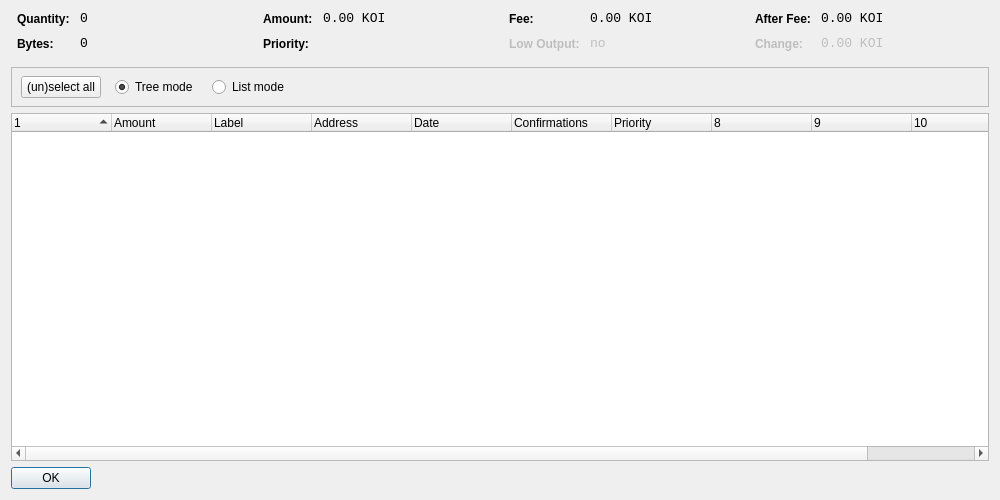
<?xml version="1.0" encoding="UTF-8"?>
<ui version="4.0">
 <class>CoinControlDialog</class>
 <widget class="QDialog" name="CoinControlDialog">
  <property name="geometry">
   <rect>
    <x>0</x>
    <y>0</y>
    <width>1000</width>
    <height>500</height>
   </rect>
  </property>
  <property name="windowTitle">
   <string>Coin Control</string>
  </property>
  <layout class="QVBoxLayout" name="verticalLayout">
   <item>
    <layout class="QHBoxLayout" name="horizontalLayoutTop" stretch="0,0,0,0">
     <property name="topMargin">
      <number>0</number>
     </property>
     <property name="bottomMargin">
      <number>10</number>
     </property>
     <item>
      <layout class="QFormLayout" name="formLayoutCoinControl1">
       <property name="horizontalSpacing">
        <number>10</number>
       </property>
       <property name="verticalSpacing">
        <number>10</number>
       </property>
       <property name="leftMargin">
        <number>6</number>
       </property>
       <property name="rightMargin">
        <number>6</number>
       </property>
       <item row="0" column="0">
        <widget class="QLabel" name="labelCoinControlQuantityText">
         <property name="styleSheet">
          <string notr="true">font-weight:bold;</string>
         </property>
         <property name="text">
          <string>Quantity:</string>
         </property>
        </widget>
       </item>
       <item row="0" column="1">
        <widget class="QLabel" name="labelCoinControlQuantity">
         <property name="font">
          <font>
           <family>Monospace</family>
           <pointsize>10</pointsize>
          </font>
         </property>
         <property name="cursor">
          <cursorShape>IBeamCursor</cursorShape>
         </property>
         <property name="contextMenuPolicy">
          <enum>Qt::ActionsContextMenu</enum>
         </property>
         <property name="text">
          <string notr="true">0</string>
         </property>
         <property name="textInteractionFlags">
          <set>Qt::LinksAccessibleByMouse|Qt::TextSelectableByKeyboard|Qt::TextSelectableByMouse</set>
         </property>
        </widget>
       </item>
       <item row="1" column="0">
        <widget class="QLabel" name="labelCoinControlBytesText">
         <property name="styleSheet">
          <string notr="true">font-weight:bold;</string>
         </property>
         <property name="text">
          <string>Bytes:</string>
         </property>
        </widget>
       </item>
       <item row="1" column="1">
        <widget class="QLabel" name="labelCoinControlBytes">
         <property name="font">
          <font>
           <family>Monospace</family>
           <pointsize>10</pointsize>
          </font>
         </property>
         <property name="cursor">
          <cursorShape>IBeamCursor</cursorShape>
         </property>
         <property name="contextMenuPolicy">
          <enum>Qt::ActionsContextMenu</enum>
         </property>
         <property name="text">
          <string notr="true">0</string>
         </property>
         <property name="textInteractionFlags">
          <set>Qt::LinksAccessibleByMouse|Qt::TextSelectableByKeyboard|Qt::TextSelectableByMouse</set>
         </property>
        </widget>
       </item>
      </layout>
     </item>
     <item>
      <layout class="QFormLayout" name="formLayoutCoinControl2">
       <property name="horizontalSpacing">
        <number>10</number>
       </property>
       <property name="verticalSpacing">
        <number>10</number>
       </property>
       <property name="leftMargin">
        <number>6</number>
       </property>
       <property name="rightMargin">
        <number>6</number>
       </property>
       <item row="0" column="0">
        <widget class="QLabel" name="labelCoinControlAmountText">
         <property name="styleSheet">
          <string notr="true">font-weight:bold;</string>
         </property>
         <property name="text">
          <string>Amount:</string>
         </property>
        </widget>
       </item>
       <item row="0" column="1">
        <widget class="QLabel" name="labelCoinControlAmount">
         <property name="font">
          <font>
           <family>Monospace</family>
           <pointsize>10</pointsize>
          </font>
         </property>
         <property name="cursor">
          <cursorShape>IBeamCursor</cursorShape>
         </property>
         <property name="contextMenuPolicy">
          <enum>Qt::ActionsContextMenu</enum>
         </property>
         <property name="text">
          <string notr="true">0.00 KOI</string>
         </property>
         <property name="textInteractionFlags">
          <set>Qt::LinksAccessibleByMouse|Qt::TextSelectableByKeyboard|Qt::TextSelectableByMouse</set>
         </property>
        </widget>
       </item>
       <item row="1" column="0">
        <widget class="QLabel" name="labelCoinControlPriorityText">
         <property name="styleSheet">
          <string notr="true">font-weight:bold;</string>
         </property>
         <property name="text">
          <string>Priority:</string>
         </property>
        </widget>
       </item>
       <item row="1" column="1">
        <widget class="QLabel" name="labelCoinControlPriority">
         <property name="font">
          <font>
           <family>Monospace</family>
           <pointsize>10</pointsize>
          </font>
         </property>
         <property name="cursor">
          <cursorShape>IBeamCursor</cursorShape>
         </property>
         <property name="contextMenuPolicy">
          <enum>Qt::ActionsContextMenu</enum>
         </property>
         <property name="text">
          <string/>
         </property>
         <property name="textInteractionFlags">
          <set>Qt::LinksAccessibleByMouse|Qt::TextSelectableByKeyboard|Qt::TextSelectableByMouse</set>
         </property>
        </widget>
       </item>
      </layout>
     </item>
     <item>
      <layout class="QFormLayout" name="formLayoutCoinControl3">
       <property name="horizontalSpacing">
        <number>10</number>
       </property>
       <property name="verticalSpacing">
        <number>10</number>
       </property>
       <property name="leftMargin">
        <number>6</number>
       </property>
       <property name="rightMargin">
        <number>6</number>
       </property>
       <item row="0" column="0">
        <widget class="QLabel" name="labelCoinControlFeeText">
         <property name="styleSheet">
          <string notr="true">font-weight:bold;</string>
         </property>
         <property name="text">
          <string>Fee:</string>
         </property>
        </widget>
       </item>
       <item row="0" column="1">
        <widget class="QLabel" name="labelCoinControlFee">
         <property name="font">
          <font>
           <family>Monospace</family>
           <pointsize>10</pointsize>
          </font>
         </property>
         <property name="cursor">
          <cursorShape>IBeamCursor</cursorShape>
         </property>
         <property name="contextMenuPolicy">
          <enum>Qt::ActionsContextMenu</enum>
         </property>
         <property name="text">
          <string notr="true">0.00 KOI</string>
         </property>
         <property name="textInteractionFlags">
          <set>Qt::LinksAccessibleByMouse|Qt::TextSelectableByKeyboard|Qt::TextSelectableByMouse</set>
         </property>
        </widget>
       </item>
       <item row="1" column="0">
        <widget class="QLabel" name="labelCoinControlLowOutputText">
         <property name="enabled">
          <bool>false</bool>
         </property>
         <property name="styleSheet">
          <string notr="true">font-weight:bold;</string>
         </property>
         <property name="text">
          <string>Low Output:</string>
         </property>
        </widget>
       </item>
       <item row="1" column="1">
        <widget class="QLabel" name="labelCoinControlLowOutput">
         <property name="enabled">
          <bool>false</bool>
         </property>
         <property name="font">
          <font>
           <family>Monospace</family>
           <pointsize>10</pointsize>
          </font>
         </property>
         <property name="cursor">
          <cursorShape>IBeamCursor</cursorShape>
         </property>
         <property name="contextMenuPolicy">
          <enum>Qt::ActionsContextMenu</enum>
         </property>
         <property name="text">
          <string notr="true">no</string>
         </property>
         <property name="textInteractionFlags">
          <set>Qt::LinksAccessibleByMouse|Qt::TextSelectableByKeyboard|Qt::TextSelectableByMouse</set>
         </property>
        </widget>
       </item>
      </layout>
     </item>
     <item>
      <layout class="QFormLayout" name="formLayoutCoinControl4">
       <property name="horizontalSpacing">
        <number>10</number>
       </property>
       <property name="verticalSpacing">
        <number>10</number>
       </property>
       <property name="leftMargin">
        <number>6</number>
       </property>
       <property name="rightMargin">
        <number>6</number>
       </property>
       <item row="0" column="0">
        <widget class="QLabel" name="labelCoinControlAfterFeeText">
         <property name="styleSheet">
          <string notr="true">font-weight:bold;</string>
         </property>
         <property name="text">
          <string>After Fee:</string>
         </property>
        </widget>
       </item>
       <item row="0" column="1">
        <widget class="QLabel" name="labelCoinControlAfterFee">
         <property name="font">
          <font>
           <family>Monospace</family>
           <pointsize>10</pointsize>
          </font>
         </property>
         <property name="cursor">
          <cursorShape>IBeamCursor</cursorShape>
         </property>
         <property name="contextMenuPolicy">
          <enum>Qt::ActionsContextMenu</enum>
         </property>
         <property name="text">
          <string notr="true">0.00 KOI</string>
         </property>
         <property name="textInteractionFlags">
          <set>Qt::LinksAccessibleByMouse|Qt::TextSelectableByKeyboard|Qt::TextSelectableByMouse</set>
         </property>
        </widget>
       </item>
       <item row="1" column="0">
        <widget class="QLabel" name="labelCoinControlChangeText">
         <property name="enabled">
          <bool>false</bool>
         </property>
         <property name="styleSheet">
          <string notr="true">font-weight:bold;</string>
         </property>
         <property name="text">
          <string>Change:</string>
         </property>
        </widget>
       </item>
       <item row="1" column="1">
        <widget class="QLabel" name="labelCoinControlChange">
         <property name="enabled">
          <bool>false</bool>
         </property>
         <property name="font">
          <font>
           <family>Monospace</family>
           <pointsize>10</pointsize>
          </font>
         </property>
         <property name="cursor">
          <cursorShape>IBeamCursor</cursorShape>
         </property>
         <property name="contextMenuPolicy">
          <enum>Qt::ActionsContextMenu</enum>
         </property>
         <property name="text">
          <string notr="true">0.00 KOI</string>
         </property>
         <property name="textInteractionFlags">
          <set>Qt::LinksAccessibleByMouse|Qt::TextSelectableByKeyboard|Qt::TextSelectableByMouse</set>
         </property>
        </widget>
       </item>
      </layout>
     </item>
    </layout>
   </item>
   <item>
    <widget class="QFrame" name="frame">
     <property name="minimumSize">
      <size>
       <width>0</width>
       <height>40</height>
      </size>
     </property>
     <property name="frameShape">
      <enum>QFrame::StyledPanel</enum>
     </property>
     <property name="frameShadow">
      <enum>QFrame::Sunken</enum>
     </property>
     <widget class="QWidget" name="horizontalLayoutWidget">
      <property name="geometry">
       <rect>
        <x>10</x>
        <y>0</y>
        <width>781</width>
        <height>41</height>
       </rect>
      </property>
      <layout class="QHBoxLayout" name="horizontalLayoutPanel" stretch="0,0,0,0,0">
       <property name="spacing">
        <number>14</number>
       </property>
       <item>
        <widget class="QPushButton" name="pushButtonSelectAll">
         <property name="sizePolicy">
          <sizepolicy hsizetype="Maximum" vsizetype="Fixed">
           <horstretch>0</horstretch>
           <verstretch>0</verstretch>
          </sizepolicy>
         </property>
         <property name="text">
          <string>(un)select all</string>
         </property>
        </widget>
       </item>
       <item>
        <widget class="QRadioButton" name="radioTreeMode">
         <property name="sizePolicy">
          <sizepolicy hsizetype="Maximum" vsizetype="Fixed">
           <horstretch>0</horstretch>
           <verstretch>0</verstretch>
          </sizepolicy>
         </property>
         <property name="text">
          <string>Tree mode</string>
         </property>
         <property name="checked">
          <bool>true</bool>
         </property>
        </widget>
       </item>
       <item>
        <widget class="QRadioButton" name="radioListMode">
         <property name="sizePolicy">
          <sizepolicy hsizetype="Maximum" vsizetype="Fixed">
           <horstretch>0</horstretch>
           <verstretch>0</verstretch>
          </sizepolicy>
         </property>
         <property name="text">
          <string>List mode</string>
         </property>
        </widget>
       </item>
       <item>
        <spacer name="horizontalSpacer">
         <property name="orientation">
          <enum>Qt::Horizontal</enum>
         </property>
         <property name="sizeHint" stdset="0">
          <size>
           <width>40</width>
           <height>20</height>
          </size>
         </property>
        </spacer>
       </item>
      </layout>
     </widget>
    </widget>
   </item>
   <item>
    <widget class="CoinControlTreeWidget" name="treeWidget">
     <property name="contextMenuPolicy">
      <enum>Qt::CustomContextMenu</enum>
     </property>
     <property name="sortingEnabled">
      <bool>false</bool>
     </property>
     <property name="columnCount">
      <number>11</number>
     </property>
     <attribute name="headerShowSortIndicator" stdset="0">
      <bool>true</bool>
     </attribute>
     <attribute name="headerStretchLastSection">
      <bool>false</bool>
     </attribute>
     <column>
      <property name="text">
       <string/>
      </property>
     </column>
     <column>
      <property name="text">
       <string>Amount</string>
      </property>
     </column>
     <column>
      <property name="text">
       <string>Label</string>
      </property>
     </column>
     <column>
      <property name="text">
       <string>Address</string>
      </property>
     </column>
     <column>
      <property name="text">
       <string>Date</string>
      </property>
     </column>
     <column>
      <property name="text">
       <string>Confirmations</string>
      </property>
      <property name="toolTip">
       <string>Confirmed</string>
      </property>
     </column>
     <column>
      <property name="text">
       <string>Priority</string>
      </property>
     </column>
     <column>
      <property name="text">
       <string/>
      </property>
     </column>
     <column>
      <property name="text">
       <string/>
      </property>
     </column>
     <column>
      <property name="text">
       <string/>
      </property>
     </column>
     <column>
      <property name="text">
       <string/>
      </property>
     </column>
    </widget>
   </item>
   <item>
    <widget class="QDialogButtonBox" name="buttonBox">
     <property name="sizePolicy">
      <sizepolicy hsizetype="Maximum" vsizetype="Fixed">
       <horstretch>0</horstretch>
       <verstretch>0</verstretch>
      </sizepolicy>
     </property>
     <property name="orientation">
      <enum>Qt::Horizontal</enum>
     </property>
     <property name="standardButtons">
      <set>QDialogButtonBox::Ok</set>
     </property>
    </widget>
   </item>
  </layout>
 </widget>
 <customwidgets>
  <customwidget>
   <class>CoinControlTreeWidget</class>
   <extends>QTreeWidget</extends>
   <header>coincontroltreewidget.h</header>
  </customwidget>
 </customwidgets>
 <resources/>
 <connections/>
</ui>
